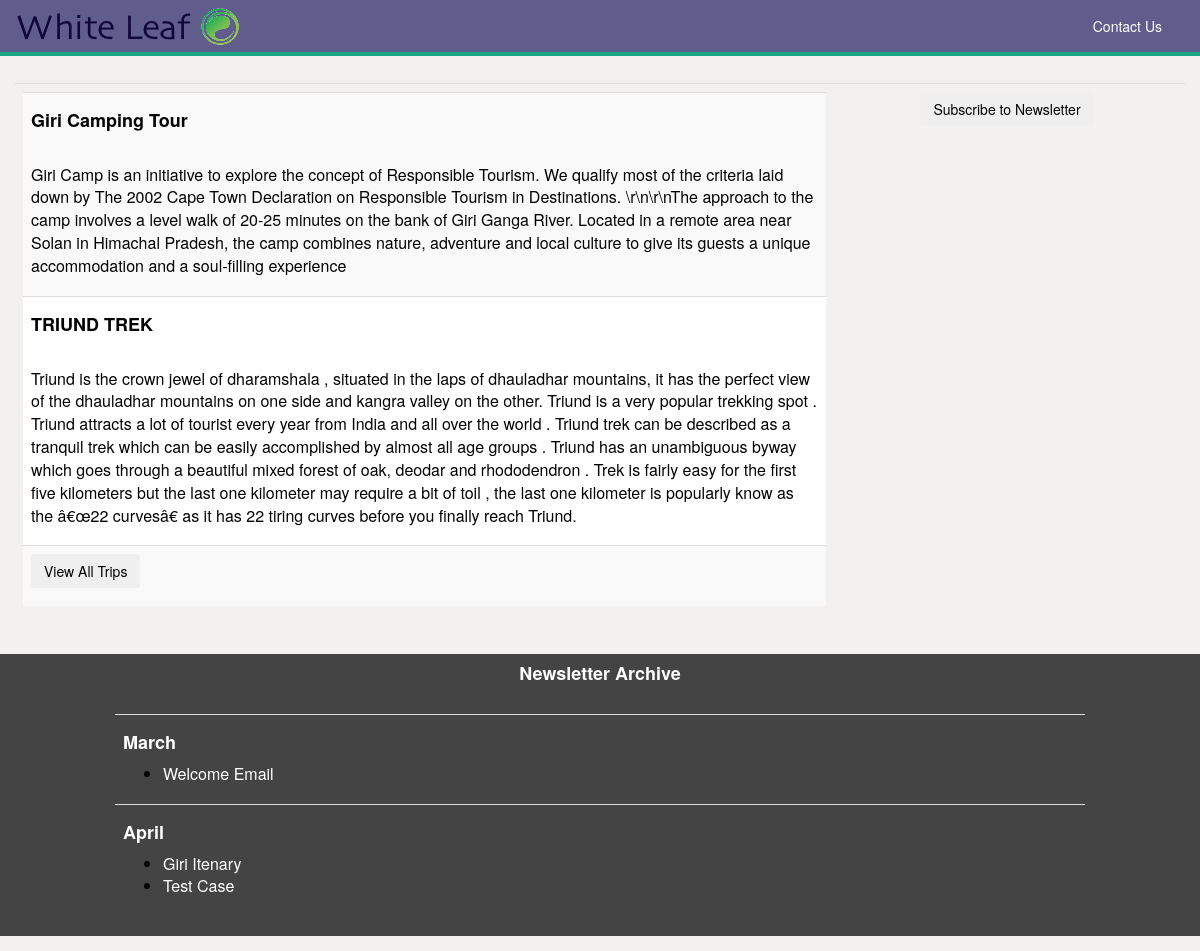
Page /newsletter/home.php on the committed database.
### tables this page shows
CREATE TABLE IF NOT EXISTS `toursinfo` (
  `ID` int(11) NOT NULL AUTO_INCREMENT,
  `TourName` varchar(255) NOT NULL,
  `Description` text NOT NULL,
  `DayCreated` date NOT NULL,
  `Duration` varchar(11) NOT NULL,
  `Package` double NOT NULL,
  `Status` tinyint(1) NOT NULL DEFAULT '1',
  `StartDate` date NOT NULL,
  PRIMARY KEY (`ID`)
);

### newsletter/home.php (the view, shortened to what this page needs)
<?php
	require_once('includes/connection.php');
?>
<html lang="en">
	<head>
        <link href="assets/css/icons.css" rel="stylesheet" />
        <link href="assets/css/bootstrap.css" rel="stylesheet" />
        <link href="assets/css/appstart-theme/jquery.ui.all.css" rel="stylesheet" />
        <link href="assets/css/plugins.css" rel="stylesheet" />
        <link href="assets/css/main.css" rel="stylesheet" />
        <link href="assets/css/custom.css" rel="stylesheet" />
    </head>
	<body class="ovh">
        <div id="header">
            <div class="container-fluid">
                <div class="navbar">
                    <div class="navbar-header">
                        <a class="navbar-brand visible-lg visible-md" href="home.php">
                            <img src="assets/img/white-leaf-nav.png" alt="Jump start">
                        </a>
                    </div>
					<nav id="top-nav" class="navbar-no-collapse" role="navigation">
                        <ul class="nav navbar-nav pull-right">
							<li class="dropdown">
                                <a href="#" data-toggle="dropdown">
                                    Contact Us
                                </a>
                            </li>
                        </ul>
                    </nav>
				</div>
			</div>
		</div>
		<div class="panel panel-default plain toggle panelMove panelClose panelRefresh">
			<div class="panel-body">
				<div id="carousel-example-generic" class="carousel slide" data-ride="carousel">
					<ol class="carousel-indicators dotstyle center">
						<li data-target="#carousel-example-generic" data-slide-to="0" class="active"><a href="#">slide1</a>
						</li>
						<li data-target="#carousel-example-generic" data-slide-to="1"><a href="#">slide2</a>
						</li>
						<li data-target="#carousel-example-generic" data-slide-to="2"><a href="#">slide3</a>
						</li>
					</ol>
					<div class="carousel-inner">
						<div class="item active">
						</div>
					</div>
					<a class="left carousel-control" href="#carousel-example-generic" data-slide="prev">
					</a>
					<a class="right carousel-control" href="#carousel-example-generic" data-slide="next">
					</a>
				</div>
			</div>
		</div>
		<div class="panel-body">
			<table class="table">
				<tbody>
					<tr>
						<td width="70%">
							<table class="table table-striped">
								<tbody>
									<?php
										$sql1=$mysqli->query("select * from toursinfo where status = '1' LIMIT 2");
										while($row1=$sql1->fetch_array()){
											$tourName=$row1['TourName'];
											$description=$row1['Description'];
											echo "<tr>";
												echo "<td>";
													echo "<h4>".$tourName."</h4><br><p>".$description."</p>";
												echo "</td>";
											echo "</tr>";
										}
									?>
									<tr>
										<td>
											<button type="button" class="btn btn-teal mr5 mb10" data-toggle="modal" data-target="#tripModal">View All Trips</button>
										</td>
									</tr>
								</tbody>
							</table>
						</td>
						<td>
							<center>
								<button type="button" class="btn btn-teal mr5 mb10" data-toggle="modal" data-target="#registerModal">Subscribe to Newsletter</button>
							</center>
						</td>
					</tr>
				</tbody>
			</table>
			<div class="row" style="background:#444">
				<div class="col-xs-offset-1 col-xs-10">
					<center><h4><font color="white">Newsletter Archive</font></h4></center>
					<br>
					<table class="table">
						<?php
							$sql3 = $mysqli->query("SELECT `Subject`,`DateTime` FROM `newsletter`");
							$subjects = array();
							while($row3=$sql3->fetch_array()){
								$month = date(F, strtotime($row3['DateTime']));
								$subject = $row3['Subject'];
								if($subjects[$month]){
									array_push($subjects[$month], $subject);
								}
								else{
									$subjects[$month] = array();
									array_push($subjects[$month], $subject);
								}
							}
							foreach($subjects as $x => $value){
								echo "<tr>";
									echo "<td>";
									echo "<h4><font color='white'>".$x."</font></h4>";
									echo "<ul>";
									foreach($value as $y){
										echo "<li><a href='#newsletterModal' data-id='$y' data-toggle='modal'><font color='white'>".$y."</font></a></li>";
									}
									echo "</ul>";
									echo "</td>";
								echo "</tr>";
							}
						?>
					</table>
				</div>
			</div>
		</div>
	</body>
</html>

### newsletter/assets/css/main.css (style rules this page uses)
h1, h2, h3, h4, h5, h6, .h1, .h2, .h3, .h4, .h5, .h6 { font-family: inherit; font-weight: 700; line-height: 1.1; letter-spacing: 0; }
.mr5 { margin-right: 5px !important; }
.mb10 { margin-bottom: 10px !important; }
html { height: 100%; }
body { overflow-x: hidden; min-height: 100%; background: #f2f1ef; color: #030303; -webkit-font-smoothing: antialiased; font-weight: 300; position: relative; }
body.ovh { overflow: hidden; }
* { -moz-box-sizing: border-box; box-sizing: border-box; outline: none !important; }
#header { height: 52px; background: #1bbc9b; box-shadow: 0 4px 0 #18a689; z-index: 999; position: absolute; width: 100%; top: 0; }
#header .container-fluid { padding-left: 0; padding-right: 0; }
#header .navbar { height: 52px; margin-bottom: 0; padding-right: 20px; background: #605c8c; border-radius: 0; border: none; }
#header .navbar .navbar-brand { padding: 0; width: 255px; }
#header .navbar .navbar-brand > img { padding-left: 15px; margin-top: 6px; margin-bottom: 6px; }
#header .navbar #top-nav .navbar-nav li a { color: #ffffff; padding: 0 18px; height: 52px; line-height: 52px; outline: none; -webkit-transition: all; transition: all; -webkit-transition-duration: 0.4s; transition-duration: 0.4s; }
.dotstyle { display: inline-block; margin: 0; padding: 0; list-style: none; cursor: default; -webkit-touch-callout: none; -webkit-user-select: none; -moz-user-select: none; -ms-user-select: none; user-select: none; bottom: 10px !important; }
.dotstyle.center { width: auto; left: 45%; }
.dotstyle li { position: relative; display: block; float: left; margin: 0 5px; width: 16px; height: 16px; cursor: pointer; border-radius: 50%; box-shadow: 0 0 0 2px rgba(255, 255, 255, 0); -webkit-transition: box-shadow 0.3s ease; transition: box-shadow 0.3s ease; border: none; background-color: none; }
.dotstyle li a { top: 0; left: 0; width: 100%; height: 100%; outline: none; border-radius: 50%; background-color: #fff; background-color: rgba(255, 255, 255, 0.3); text-indent: -999em; cursor: pointer; position: absolute; background-color: rgba(255, 255, 255, 0.7); -webkit-transition: background-color 0.3s ease, -webkit-transform 0.3s ease; transition: background-color 0.3s ease, transform 0.3s ease; }
.dotstyle li.active { margin: 0 5px; width: 16px; height: 16px; background: none; box-shadow: 0 0 0 2px white; }
.dotstyle li.active a { -webkit-transform: scale(0.4); -ms-transform: scale(0.4); transform: scale(0.4); background-color: white; }

### rows in the picture
toursinfo: TourName "Giri Camping Tour", Description "Giri Camp is an initiative to explore the concept of Responsible Tourism. We qualify most of the criteria laid down by The 2002 Cape Town Declaration on Responsible Tourism in Destinations. \\r\\n\\r\\nThe approach to the camp involves a level walk of 20-25 minutes on the bank of Giri Ganga River. Located in a remote area near Solan in Himachal Pradesh, the camp combines nature, adventure and local culture to give its guests a unique accommodation and a soul-filling experience"
toursinfo: TourName "TRIUND TREK", Description "Triund is the crown jewel of dharamshala , situated in the laps of dhauladhar mountains, it has the perfect view of the dhauladhar mountains on one side and kangra valley on the other. Triund is a very popular trekking spot . Triund attracts a lot of tourist every year from India and all over the world . Triund trek can be described as a tranquil trek which can be easily accomplished by almost all age groups . Triund has an unambiguous byway which goes through a beautiful mixed forest of oak, deodar and rhododendron . Trek is fairly easy for the first five kilometers but the last one kilometer may require a bit of toil , the last one kilometer is popularly know as the â€œ22 curvesâ€ as it…"

### other values in the picture
$x "March"
$y "Welcome Email"
$x "April"
$y "Giri Itenary"
$y "Test Case"
